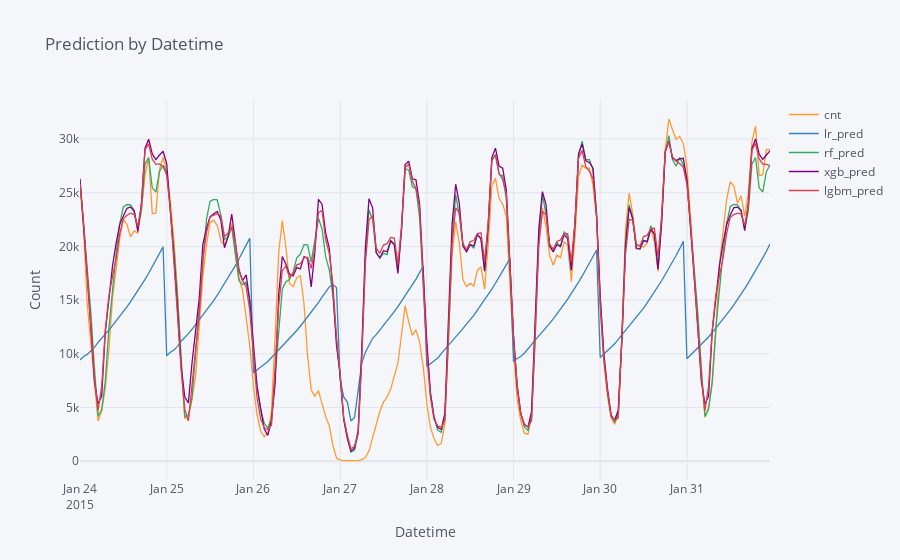

The notebook cell saved with this chart:
### Code cell
test_df.groupby('datetime')['cnt','lr_pred','rf_pred','xgb_pred','lgbm_pred','zip_code'].sum().iplot(kind='scatter', title='Prediction by Datetime', xTitle='Datetime', yTitle='Count')

### Figure 1 — Plotly figure (JSON) as saved in the notebook; plotly's stock layout.template omitted (floating-point values rounded to 4 significant figures; data arrays with more than 128 entries replaced by an {"elided": "..."} marker saying what was removed)
{"data": [{"line": {"color": "rgba(255, 153, 51, 1.0)", "dash": "solid", "shape": "linear", "width": 1.3}, "mode": "lines", "name": "cnt", "text": "", "type": "scatter", "x": {"elided": "192 str values"}, "y": {"elided": "192 int values"}}, {"line": {"color": "rgba(55, 128, 191, 1.0)", "dash": "solid", "shape": "linear", "width": 1.3}, "mode": "lines", "name": "lr_pred", "text": "", "type": "scatter", "x": {"elided": "192 str values"}, "y": {"elided": "192 float values"}}, {"line": {"color": "rgba(50, 171, 96, 1.0)", "dash": "solid", "shape": "linear", "width": 1.3}, "mode": "lines", "name": "rf_pred", "text": "", "type": "scatter", "x": {"elided": "192 str values"}, "y": {"elided": "192 float values"}}, {"line": {"color": "rgba(128, 0, 128, 1.0)", "dash": "solid", "shape": "linear", "width": 1.3}, "mode": "lines", "name": "xgb_pred", "text": "", "type": "scatter", "x": {"elided": "192 str values"}, "y": {"elided": "192 float values"}}, {"line": {"color": "rgba(219, 64, 82, 1.0)", "dash": "solid", "shape": "linear", "width": 1.3}, "mode": "lines", "name": "lgbm_pred", "text": "", "type": "scatter", "x": {"elided": "192 str values"}, "y": {"elided": "192 float values"}}], "layout": {"legend": {"bgcolor": "#F5F6F9", "font": {"color": "#4D5663"}}, "paper_bgcolor": "#F5F6F9", "plot_bgcolor": "#F5F6F9", "title": {"font": {"color": "#4D5663"}, "text": "Prediction by Datetime"}, "xaxis": {"gridcolor": "#E1E5ED", "showgrid": true, "tickfont": {"color": "#4D5663"}, "title": {"font": {"color": "#4D5663"}, "text": "Datetime"}, "zerolinecolor": "#E1E5ED"}, "yaxis": {"gridcolor": "#E1E5ED", "showgrid": true, "tickfont": {"color": "#4D5663"}, "title": {"font": {"color": "#4D5663"}, "text": "Count"}, "zerolinecolor": "#E1E5ED"}}}
